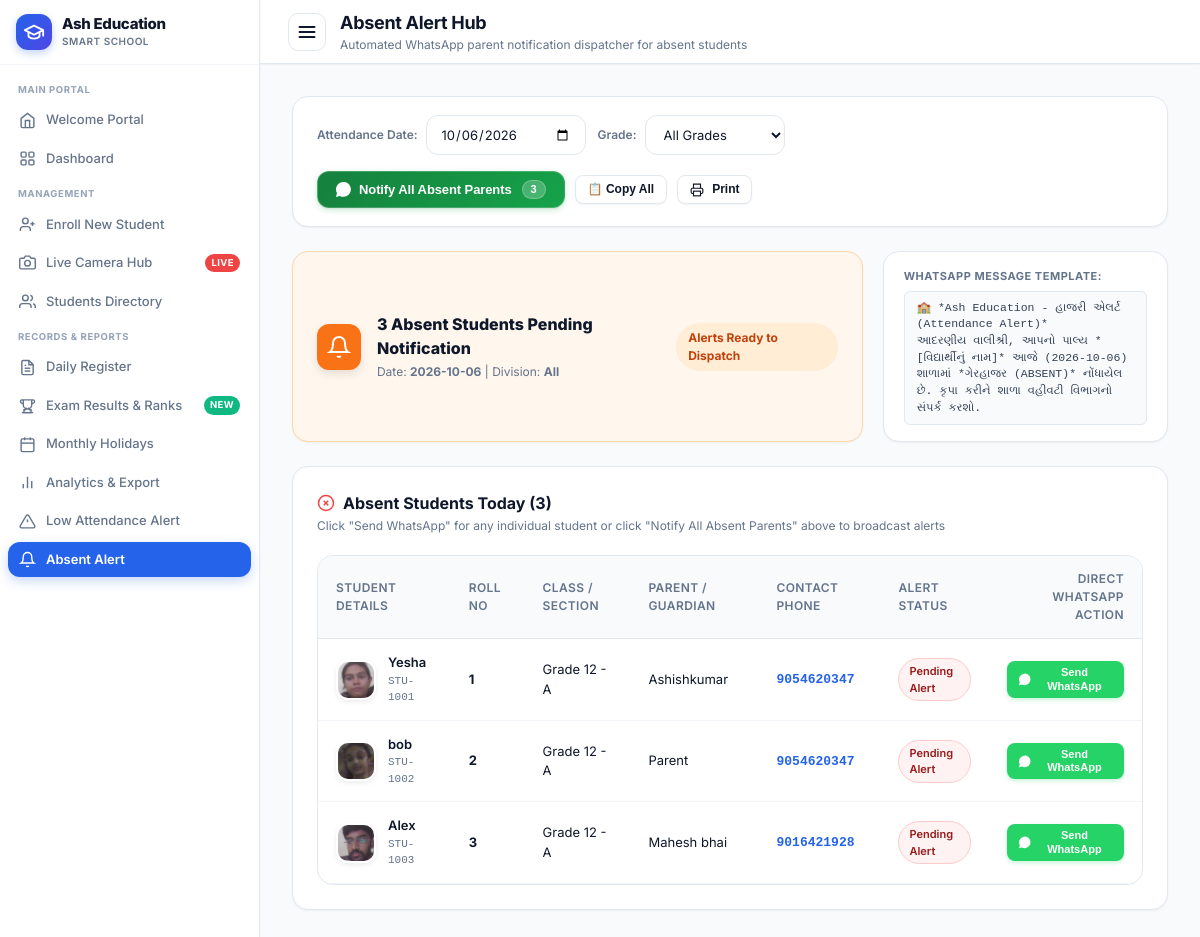
The app's page /absent-alert with its own data.
### tables this page shows
CREATE TABLE students (
        id INTEGER PRIMARY KEY AUTOINCREMENT,
        student_id TEXT UNIQUE NOT NULL,
        full_name TEXT NOT NULL,
        grade TEXT NOT NULL,
        section TEXT NOT NULL,
        roll_no TEXT NOT NULL,
        gender TEXT DEFAULT 'Other',
        guardian_name TEXT,
        guardian_phone TEXT,
        photo_path TEXT,
        status TEXT DEFAULT 'Active',
        created_at TIMESTAMP DEFAULT CURRENT_TIMESTAMP
    , parent_phone TEXT, category TEXT DEFAULT 'General', dob TEXT DEFAULT '');

### backend/app.py (the view)
@app.route('/absent-alert')
def absent_alert():
    target_date = request.args.get('date', date.today().isoformat())
    grade = request.args.get('grade', session.get('selected_grade', 'All'))
    session['selected_grade'] = grade
    records = get_today_attendance(target_date)
    if grade and grade != 'All':
        records = [r for r in records if r['grade'] == grade]
    absent_records = [r for r in records if r['attendance_status'] != 'Present']
    sent_student_ids = get_sent_whatsapp_student_ids(target_date)
    for r in absent_records:
        r['whatsapp_sent'] = (r['student_id'] in sent_student_ids)
    recent_wa_logs = get_whatsapp_logs_by_date(target_date)
    return render_template(
        'absent_alert.html',
        records=absent_records,
        selected_date=target_date,
        selected_grade=grade,
        absent_count=len(absent_records),
        recent_logs=recent_wa_logs
    )

### backend/app.py (called while the page is built)
@app.context_processor
def inject_global_grade():
    active_grade = session.get('selected_grade', 'All')
    all_students = get_all_students()
    all_grades = sorted(list(set(s['grade'] for s in all_students if s.get('grade'))))
    return {
        'active_grade': active_grade,
        'all_campus_grades': all_grades
    }

### backend/database.py (called while the page is built)
def get_db_connection():
    conn = sqlite3.connect(DB_PATH)
    conn.execute("PRAGMA foreign_keys = ON")
    conn.row_factory = sqlite3.Row
    return conn

def get_whatsapp_logs_by_date(sent_date):
    conn = get_db_connection()
    cursor = conn.cursor()
    cursor.execute('SELECT * FROM whatsapp_logs WHERE sent_date = ? ORDER BY created_at DESC', (sent_date,))
    rows = cursor.fetchall()
    conn.close()
    return [dict(r) for r in rows]

def get_sent_whatsapp_student_ids(sent_date):
    conn = get_db_connection()
    cursor = conn.cursor()
    cursor.execute('SELECT DISTINCT student_id FROM whatsapp_logs WHERE sent_date = ?', (sent_date,))
    rows = cursor.fetchall()
    conn.close()
    return set(r['student_id'] for r in rows)

### frontend/templates/absent_alert.html (shortened to what this page needs)
{% extends "base.html" %}
{% block page_heading %}Absent Alert Hub{% endblock %}
{% block page_subheading %}Automated WhatsApp parent notification dispatcher for absent students{% endblock %}
{% block content %}
<div class="card" style="margin-bottom:24px; padding:18px 24px;">
  <form method="GET" action="{{ url_for('absent_alert') }}" style="display:flex; justify-content:space-between; align-items:center; flex-wrap:wrap; gap:16px;">
    <div style="display:flex; align-items:center; gap:12px; flex-wrap:wrap;">
      <div style="display:flex; align-items:center; gap:8px;">
        <label for="alert-date" style="font-size:12px; font-weight:600; color:var(--text-muted);">Attendance Date:</label>
        <input type="date" id="alert-date" name="date" class="form-control" value="{{ selected_date }}" style="width:160px;" onchange="this.form.submit()">
      </div>
      <div style="display:flex; align-items:center; gap:8px;">
        <label for="grade-filter" style="font-size:12px; font-weight:600; color:var(--text-muted);">Grade:</label>
        <select id="grade-filter" name="grade" class="form-control" style="width:140px;" onchange="this.form.submit()">
          <option value="All" {% if selected_grade == 'All' %}selected{% endif %}>All Grades</option>
        </select>
      </div>
    </div>
    <div style="display:flex; gap:10px; align-items:center; flex-wrap:wrap;">
      <button type="button" class="btn-whatsapp-broadcast" id="btn-one-trigger-wa" onclick="oneTriggerSendAllAbsentWhatsApp()" title="Send WhatsApp attendance notification to all absent students' parents">
        <span>Notify All Absent Parents</span>
        <span id="top-absent-badge" class="count-pill">{{ absent_count }}</span>
      </button>
      <button type="button" class="btn btn-secondary btn-sm" onclick="copyAllAbsentMessages()" title="Copy all formatted alert messages">
        <span>📋 Copy All</span>
      </button>
      <button type="button" class="btn btn-secondary btn-sm" onclick="window.print()">
        <svg width="14" height="14" viewBox="0 0 24 24" fill="none" stroke="currentColor" stroke-width="2">
          <polyline points="6 9 6 2 18 2 18 9"></polyline>
          <path d="M6 18H4a2 2 0 0 1-2-2v-5a2 2 0 0 1 2-2h16a2 2 0 0 1 2 2v5a2 2 0 0 1-2 2h-2"></path>
          <rect x="6" y="14" width="12" height="8"></rect>
        </svg>
        <span>Print</span>
      </button>
    </div>
  </form>
</div>
<div style="display:grid; grid-template-columns: 2fr 1fr; gap:20px; margin-bottom:24px;">
  <div class="card" style="padding:18px 24px; display:flex; align-items:center; justify-content:space-between; background:{% if absent_count > 0 %}#fff7ed; border:1px solid #fed7aa;{% else %}#f0fdf4; border:1px solid #bbf7d0;{% endif %}">
    <div style="display:flex; align-items:center; gap:16px;">
      <div style="width:46px; height:46px; border-radius:12px; background:{% if absent_count > 0 %}#f97316;{% else %}#10b981;{% endif %} color:white; display:flex; align-items:center; justify-content:center; box-shadow:0 4px 10px rgba(0,0,0,0.1);">
        {% if absent_count > 0 %}
          <svg width="24" height="24" viewBox="0 0 24 24" fill="none" stroke="currentColor" stroke-width="2">
            <path d="M18 8A6 6 0 0 0 6 8c0 7-3 9-3 9h18s-3-2-3-9"></path>
            <path d="M13.73 21a2 2 0 0 1-3.46 0"></path>
          </svg>
        {% else %}
          <svg width="24" height="24" viewBox="0 0 24 24" fill="none" stroke="currentColor" stroke-width="2">
            <polyline points="20 6 9 17 4 12"></polyline>
          </svg>
        {% endif %}
      </div>
      <div>
        <h4 style="font-size:16px; font-weight:800; color:#0f172a; margin:0;">
          {% if absent_count > 0 %}
            {{ absent_count }} Absent Student{% if absent_count > 1 %}s{% endif %} Pending Notification
          {% else %}
            All Students Present & Verified
          {% endif %}
        </h4>
        <p style="font-size:12px; color:var(--text-muted); margin:3px 0 0 0;">
          Date: <strong>{{ selected_date }}</strong> | Division: <strong>{{ selected_grade }}</strong>
        </p>
      </div>
    </div>
    <div>
      <span class="badge" style="font-size:12px; padding:6px 12px; font-weight:700; background:{% if absent_count > 0 %}#ffedd5; color:#c2410c;{% else %}#dcfce7; color:#15803d;{% endif %}">
        {% if absent_count > 0 %}Alerts Ready to Dispatch{% else %}✓ Zero Absents{% endif %}
      </span>
    </div>
  </div>
  <div class="card" style="padding:16px 20px;">
    <div style="font-size:11px; font-weight:700; color:var(--text-muted); text-transform:uppercase; letter-spacing:0.5px; margin-bottom:6px;">
      WhatsApp Message Template:
    </div>
    <div style="font-size:11.5px; color:#334155; line-height:1.45; font-family:monospace; background:#f8fafc; padding:8px 12px; border-radius:6px; border:1px solid #e2e8f0;">
      🏫 *Ash Education - હાજરી એલર્ટ (Attendance Alert)*<br>
      આદરણીય વાલીશ્રી, આપનો પાલ્ય *[વિદ્યાર્થીનું નામ]* આજે ({{ selected_date }}) શાળામાં *ગેરહાજર (ABSENT)* નોંધાયેલ છે. કૃપા કરીને શાળા વહીવટી વિભાગનો સંપર્ક કરશો.
    </div>
  </div>
</div>
<div class="card" style="margin-bottom:28px;">
  <div class="card-header">
    <div>
      <div class="card-title">
        <svg width="18" height="18" viewBox="0 0 24 24" fill="none" stroke="currentColor" stroke-width="2" style="color:#ef4444;">
          <circle cx="12" cy="12" r="10"></circle>
          <line x1="15" y1="9" x2="9" y2="15"></line>
          <line x1="9" y1="9" x2="15" y2="15"></line>
        </svg>
        Absent Students Today ({{ records|length }})
      </div>
      <div class="card-subtitle">Click "Send WhatsApp" for any individual student or click "Notify All Absent Parents" above to broadcast alerts</div>
    </div>
  </div>
  {% if records and records|length > 0 %}
    <div class="table-responsive">
      <table class="custom-table">
        <thead>
          <tr>
            <th>Student Details</th>
            <th>Roll No</th>
            <th>Class / Section</th>
            <th>Parent / Guardian</th>
            <th>Contact Phone</th>
            <th>Alert Status</th>
            <th style="text-align:right;">Direct WhatsApp Action</th>
          </tr>
        </thead>
        <tbody>
          {% for r in records %}
            <tr id="row-{{ r.student_id }}">
              <td>
                <div class="student-cell">
                  <img src="{{ r.photo_path or url_for('static', filename='img/avatar_default.png') }}" class="student-avatar" alt="{{ r.full_name }}" onerror="this.src='https://ui-avatars.com/api/?name={{ r.full_name }}&background=FEE2E2&color=DC2626'">
                  <div class="student-meta">
                    <div class="name" id="name-{{ r.student_id }}">{{ r.full_name }}</div>
                    <div class="sub" style="font-family:monospace;">{{ r.student_id }}</div>
                  </div>
                </div>
              </td>
              <td><strong>{{ r.roll_no }}</strong></td>
              <td>{{ r.grade }} - {{ r.section }}</td>
              <td>{{ r.guardian_name or 'Parent' }}</td>
              <td>
                <span id="phone-{{ r.student_id }}" style="font-weight:700; color:#2563eb; font-family:monospace;">
                  {{ r.parent_phone or r.guardian_phone or 'No phone' }}
                </span>
              </td>
              <td id="status-badge-{{ r.student_id }}">
                {% if r.whatsapp_sent %}
                  <span class="badge badge-present" style="font-size:11px;">✓ Alert Sent</span>
                {% else %}
                  <span class="badge badge-absent" style="font-size:11px;">Pending Alert</span>
                {% endif %}
              </td>
              <td style="text-align:right;">
                <button type="button" class="btn btn-sm btn-wa-action {% if r.whatsapp_sent %}btn-wa-sent{% else %}btn-wa-pending{% endif %}" id="btn-wa-{{ r.student_id }}"
                  data-id="{{ r.student_id }}"
                  data-name="{{ r.full_name }}"
                  data-phone="{{ r.parent_phone or r.guardian_phone or '' }}"
                  data-roll="{{ r.roll_no }}"
                  data-grade="{{ r.grade }}"
                  data-section="{{ r.section }}"
                  data-date="{{ selected_date }}"
                  onclick="triggerSingleWhatsApp(this)"
                  style="color:white; font-size:11px; font-weight:700; padding:5px 12px; border:none; border-radius:var(--radius-sm); display:inline-flex; align-items:center; gap:6px; box-shadow:0 2px 4px rgba(37,211,102,0.25); cursor:pointer;">
                  <span>{% if r.whatsapp_sent %}✓ Sent Again{% else %}Send WhatsApp{% endif %}</span>
                </button>
              </td>
            </tr>
          {% endfor %}
        </tbody>
      </table>
    </div>
  {% endif %}
</div>
{% endblock %}

### frontend/templates/absent_alert.html (style rules this page uses)
.btn-wa-pending { background: #25D366 !important; }

### records on screen
students: photo_path (picture), full_name "Yesha", student_id "STU-1001", roll_no "1", grade "Grade 12", section "A", guardian_name "Ashishkumar", parent_phone "9054620347"
students: photo_path (picture), full_name "bob", student_id "STU-1002", roll_no "2", grade "Grade 12", section "A", guardian_name "Parent", parent_phone "9054620347"
students: photo_path (picture), full_name "Alex", student_id "STU-1003", roll_no "3", grade "Grade 12", section "A", guardian_name "Mahesh bhai", parent_phone "9016421928"

### other values on screen
{{ absent_count }} "3"
{{ selected_date }} "2026-10-06"
{{ selected_grade }} "All"
{{ records|length }} "3"
